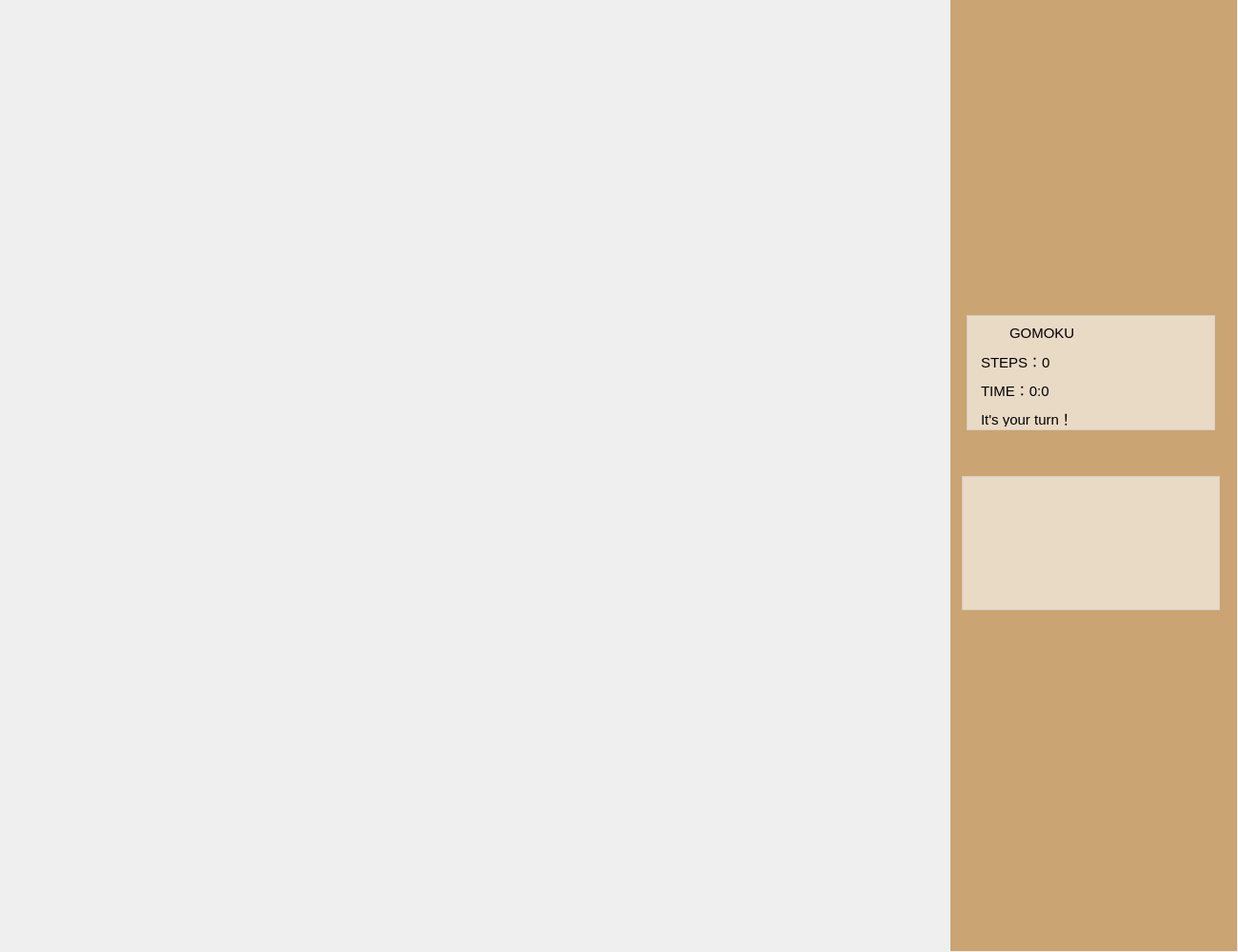
<?xml version="1.0" encoding="UTF-8"?>
<ui version="4.0">
 <class>MainWindow</class>
 <widget class="QMainWindow" name="MainWindow">
  <property name="geometry">
   <rect>
    <x>0</x>
    <y>0</y>
    <width>1300</width>
    <height>1000</height>
   </rect>
  </property>
  <property name="minimumSize">
   <size>
    <width>1300</width>
    <height>1000</height>
   </size>
  </property>
  <property name="maximumSize">
   <size>
    <width>1300</width>
    <height>1000</height>
   </size>
  </property>
  <property name="windowTitle">
   <string>MainWindow</string>
  </property>
  <property name="styleSheet">
   <string notr="true"/>
  </property>
  <widget class="QWidget" name="centralwidget">
   <widget class="QWidget" name="chessboard" native="true">
    <property name="geometry">
     <rect>
      <x>0</x>
      <y>0</y>
      <width>1000</width>
      <height>1000</height>
     </rect>
    </property>
    <property name="styleSheet">
     <string notr="true">border-image: url(:/bg/image/chessboard.png);</string>
    </property>
   </widget>
   <widget class="QWidget" name="whites" native="true">
    <property name="geometry">
     <rect>
      <x>1030</x>
      <y>50</y>
      <width>220</width>
      <height>220</height>
     </rect>
    </property>
    <property name="styleSheet">
     <string notr="true">background-image: url(:/bg/image/whites-removebg-preview.png);
background-color: rgba(255, 255, 255, 0);</string>
    </property>
   </widget>
   <widget class="QWidget" name="black" native="true">
    <property name="geometry">
     <rect>
      <x>1030</x>
      <y>720</y>
      <width>220</width>
      <height>220</height>
     </rect>
    </property>
    <property name="styleSheet">
     <string notr="true">border-image: url(:/bg/image/blacks-removebg-preview.png);</string>
    </property>
   </widget>
   <widget class="QWidget" name="widget" native="true">
    <property name="geometry">
     <rect>
      <x>998</x>
      <y>-1</y>
      <width>301</width>
      <height>1000</height>
     </rect>
    </property>
    <property name="styleSheet">
     <string notr="true">background-color: rgb(202, 164, 114);</string>
    </property>
   </widget>
   <widget class="QTextBrowser" name="textBrowser">
    <property name="geometry">
     <rect>
      <x>1015</x>
      <y>331</y>
      <width>261</width>
      <height>121</height>
     </rect>
    </property>
    <property name="styleSheet">
     <string notr="true">background-color: rgba(255, 255, 255, 150);</string>
    </property>
    <property name="html">
     <string>&lt;!DOCTYPE HTML PUBLIC &quot;-//W3C//DTD HTML 4.0//EN&quot; &quot;http://www.w3.org/TR/REC-html40/strict.dtd&quot;&gt;
&lt;html&gt;&lt;head&gt;&lt;meta name=&quot;qrichtext&quot; content=&quot;1&quot; /&gt;&lt;style type=&quot;text/css&quot;&gt;
p, li { white-space: pre-wrap; }
&lt;/style&gt;&lt;/head&gt;&lt;body style=&quot; font-family:'bold'; font-size:10pt; font-weight:400; font-style:normal;&quot;&gt;
&lt;p align=&quot;center&quot; style=&quot;-qt-paragraph-type:empty; margin-top:0px; margin-bottom:0px; margin-left:0px; margin-right:0px; -qt-block-indent:0; text-indent:0px; font-size:10.8pt;&quot;&gt;&lt;br /&gt;&lt;/p&gt;&lt;/body&gt;&lt;/html&gt;</string>
    </property>
   </widget>
   <widget class="QLabel" name="label">
    <property name="geometry">
     <rect>
      <x>1060</x>
      <y>340</y>
      <width>211</width>
      <height>20</height>
     </rect>
    </property>
    <property name="font">
     <font>
      <pointsize>11</pointsize>
     </font>
    </property>
    <property name="text">
     <string>GOMOKU</string>
    </property>
   </widget>
   <widget class="QLabel" name="label_2">
    <property name="geometry">
     <rect>
      <x>1030</x>
      <y>370</y>
      <width>111</width>
      <height>18</height>
     </rect>
    </property>
    <property name="font">
     <font>
      <pointsize>11</pointsize>
     </font>
    </property>
    <property name="text">
     <string>STEPS：0</string>
    </property>
   </widget>
   <widget class="QLabel" name="label_3">
    <property name="geometry">
     <rect>
      <x>1030</x>
      <y>400</y>
      <width>161</width>
      <height>18</height>
     </rect>
    </property>
    <property name="font">
     <font>
      <pointsize>11</pointsize>
     </font>
    </property>
    <property name="text">
     <string>TIME：0:0</string>
    </property>
   </widget>
   <widget class="QTextBrowser" name="textBrowser_2">
    <property name="geometry">
     <rect>
      <x>1010</x>
      <y>500</y>
      <width>271</width>
      <height>141</height>
     </rect>
    </property>
    <property name="styleSheet">
     <string notr="true">background-color: rgba(255, 255, 255, 150);</string>
    </property>
    <property name="html">
     <string>&lt;!DOCTYPE HTML PUBLIC &quot;-//W3C//DTD HTML 4.0//EN&quot; &quot;http://www.w3.org/TR/REC-html40/strict.dtd&quot;&gt;
&lt;html&gt;&lt;head&gt;&lt;meta name=&quot;qrichtext&quot; content=&quot;1&quot; /&gt;&lt;style type=&quot;text/css&quot;&gt;
p, li { white-space: pre-wrap; }
&lt;/style&gt;&lt;/head&gt;&lt;body style=&quot; font-family:'bold'; font-size:10pt; font-weight:400; font-style:normal;&quot;&gt;
&lt;p align=&quot;center&quot; style=&quot;-qt-paragraph-type:empty; margin-top:0px; margin-bottom:0px; margin-left:0px; margin-right:0px; -qt-block-indent:0; text-indent:0px; font-size:10.8pt;&quot;&gt;&lt;br /&gt;&lt;/p&gt;&lt;/body&gt;&lt;/html&gt;</string>
    </property>
   </widget>


   <widget class="QLabel" name="result_label">
    <property name="geometry">
     <rect>
      <x>240</x>
      <y>239</y>
      <width>521</width>
      <height>191</height>
     </rect>
    </property>
    <property name="font">
     <font>
      <pointsize>90</pointsize>
     </font>
    </property>
    <property name="text">
     <string/>
    </property>
   </widget>
   <widget class="QLabel" name="label_7">
    <property name="geometry">
     <rect>
      <x>1030</x>
      <y>430</y>
      <width>161</width>
      <height>18</height>
     </rect>
    </property>
    <property name="font">
     <font>
      <pointsize>11</pointsize>
     </font>
    </property>
    <property name="text">
     <string>It's your turn！</string>
    </property>
   </widget>
   <zorder>widget</zorder>
   <zorder>chessboard</zorder>
   <zorder>whites</zorder>
   <zorder>black</zorder>
   <zorder>textBrowser</zorder>
   <zorder>label</zorder>
   <zorder>label_2</zorder>
   <zorder>label_3</zorder>
   <zorder>textBrowser_2</zorder>
   <zorder>result_label</zorder>
   <zorder>label_7</zorder>
  </widget>
 </widget>
 <resources>
  <include location="gobang_qrc.qrc"/>
 </resources>
 <connections/>
</ui>
